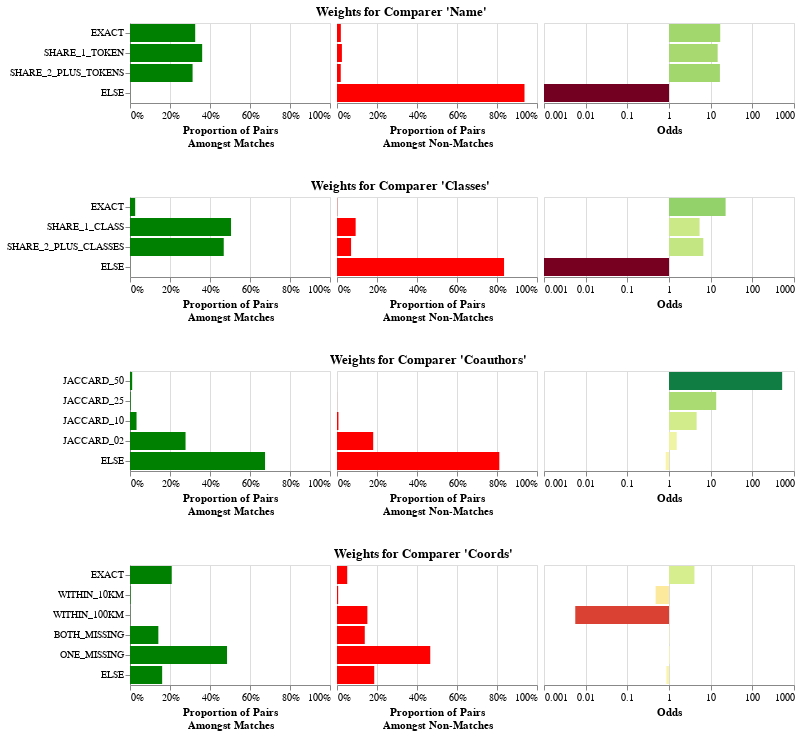

The cell this chart's notebook holds for it:
### Markdown cell above
The result above is the blocked table, with a column added for every `Comparer`.
The value of each column is the level that the record pair matched at.
For example, there is now a "Name" column,
filled with values like "exact", "share 1 token", etc.

Now that we have our features, we can use the Fellegi-Sunter model to train weights
for each of these features. This is a probabilistic model that is based on the concept
of odds. When you see an exact match on name, that increases the odds of a match
by some amount, maybe 10x. When you see a non-match on name, that decreases the odds
of a match by some amount, maybe 0.1x. We can either train this from labeled data,
or we can use unlabeled data using an algorithm called "Expectation Maximization".

### Code cell
weights = mismo.fs.train_using_em(comparers, featured, featured, max_pairs=100_000)
# Can save and load weights
# weights.to_json("weights.json")
# weights = ComparisonWeights.from_json("weights.json")
weights.plot()

### Figure 1 — Vega-Lite specification as saved in the notebook (floating-point values rounded to 4 significant figures)
{"config": {"view": {"continuousWidth": 300, "continuousHeight": 300}}, "vconcat": [{"hconcat": [{"data": {"name": "data-e7cf86186a86348cc55552f7f2551959"}, "mark": {"type": "bar"}, "encoding": {"color": {"value": "green"}, "tooltip": [{"field": "level", "title": "Level", "type": "nominal"}, {"field": "m", "format": "%", "title": "Proportion Amongst Matching Pairs", "type": "quantitative"}, {"field": "u", "format": "%", "title": "Proportion Amongst Non-Matching Pairs", "type": "quantitative"}, {"field": "odds", "format": "f", "title": "Odds", "type": "quantitative"}, {"field": "explanation", "title": "Explanation", "type": "nominal"}], "x": {"axis": {"format": "%"}, "field": "m", "scale": {"domain": [0, 1]}, "title": ["Proportion of Pairs", "Amongst Matches"], "type": "quantitative"}, "y": {"axis": {}, "field": "level", "sort": {"field": "level_order"}, "title": null, "type": "nominal"}}, "name": "view_4", "width": 200}, {"data": {"name": "data-e7cf86186a86348cc55552f7f2551959"}, "mark": {"type": "bar"}, "encoding": {"color": {"value": "red"}, "tooltip": [{"field": "level", "title": "Level", "type": "nominal"}, {"field": "m", "format": "%", "title": "Proportion Amongst Matching Pairs", "type": "quantitative"}, {"field": "u", "format": "%", "title": "Proportion Amongst Non-Matching Pairs", "type": "quantitative"}, {"field": "odds", "format": "f", "title": "Odds", "type": "quantitative"}, {"field": "explanation", "title": "Explanation", "type": "nominal"}], "x": {"axis": {"format": "%"}, "field": "u", "scale": {"domain": [0, 1]}, "title": ["Proportion of Pairs", "Amongst Non-Matches"], "type": "quantitative"}, "y": {"axis": null, "field": "level", "sort": {"field": "level_order"}, "title": null, "type": "nominal"}}, "name": "view_5", "width": 200}, {"data": {"name": "data-e7cf86186a86348cc55552f7f2551959"}, "mark": {"type": "bar"}, "encoding": {"color": {"field": "log_odds", "legend": null, "scale": {"domainMax": 3, "domainMid": 0, "domainMin": -3, "scheme": "redyellowgreen"}, "title": "Log Odds", "type": "quantitative"}, "tooltip": [{"field": "level", "title": "Level", "type": "nominal"}, {"field": "m", "format": "%", "title": "Proportion Amongst Matching Pairs", "type": "quantitative"}, {"field": "u", "format": "%", "title": "Proportion Amongst Non-Matching Pairs", "type": "quantitative"}, {"field": "odds", "format": "f", "title": "Odds", "type": "quantitative"}, {"field": "explanation", "title": "Explanation", "type": "nominal"}], "x": {"axis": {"labelExpr": "pow(10,datum.value)"}, "field": "log_odds", "scale": {"domain": [-3, 3]}, "title": "Odds", "type": "quantitative"}, "y": {"axis": null, "field": "level", "sort": {"field": "level_order"}, "title": null, "type": "nominal"}}, "name": "view_6", "width": 250}], "spacing": 5, "title": {"text": "Weights for Comparer 'Name'", "anchor": "middle"}}, {"hconcat": [{"data": {"name": "data-c527bb8d25ac29eb0f7d6b6f102883e5"}, "mark": {"type": "bar"}, "encoding": {"color": {"value": "green"}, "tooltip": [{"field": "level", "title": "Level", "type": "nominal"}, {"field": "m", "format": "%", "title": "Proportion Amongst Matching Pairs", "type": "quantitative"}, {"field": "u", "format": "%", "title": "Proportion Amongst Non-Matching Pairs", "type": "quantitative"}, {"field": "odds", "format": "f", "title": "Odds", "type": "quantitative"}, {"field": "explanation", "title": "Explanation", "type": "nominal"}], "x": {"axis": {"format": "%"}, "field": "m", "scale": {"domain": [0, 1]}, "title": ["Proportion of Pairs", "Amongst Matches"], "type": "quantitative"}, "y": {"axis": {}, "field": "level", "sort": {"field": "level_order"}, "title": null, "type": "nominal"}}, "name": "view_7", "width": 200}, {"data": {"name": "data-c527bb8d25ac29eb0f7d6b6f102883e5"}, "mark": {"type": "bar"}, "encoding": {"color": {"value": "red"}, "tooltip": [{"field": "level", "title": "Level", "type": "nominal"}, {"field": "m", "format": "%", "title": "Proportion Amongst Matching Pairs", "type": "quantitative"}, {"field": "u", "format": "%", "title": "Proportion Amongst Non-Matching Pairs", "type": "quantitative"}, {"field": "odds", "format": "f", "title": "Odds", "type": "quantitative"}, {"field": "explanation", "title": "Explanation", "type": "nominal"}], "x": {"axis": {"format": "%"}, "field": "u", "scale": {"domain": [0, 1]}, "title": ["Proportion of Pairs", "Amongst Non-Matches"], "type": "quantitative"}, "y": {"axis": null, "field": "level", "sort": {"field": "level_order"}, "title": null, "type": "nominal"}}, "name": "view_8", "width": 200}, {"data": {"name": "data-c527bb8d25ac29eb0f7d6b6f102883e5"}, "mark": {"type": "bar"}, "encoding": {"color": {"field": "log_odds", "legend": null, "scale": {"domainMax": 3, "domainMid": 0, "domainMin": -3, "scheme": "redyellowgreen"}, "title": "Log Odds", "type": "quantitative"}, "tooltip": [{"field": "level", "title": "Level", "type": "nominal"}, {"field": "m", "format": "%", "title": "Proportion Amongst Matching Pairs", "type": "quantitative"}, {"field": "u", "format": "%", "title": "Proportion Amongst Non-Matching Pairs", "type": "quantitative"}, {"field": "odds", "format": "f", "title": "Odds", "type": "quantitative"}, {"field": "explanation", "title": "Explanation", "type": "nominal"}], "x": {"axis": {"labelExpr": "pow(10,datum.value)"}, "field": "log_odds", "scale": {"domain": [-3, 3]}, "title": "Odds", "type": "quantitative"}, "y": {"axis": null, "field": "level", "sort": {"field": "level_order"}, "title": null, "type": "nominal"}}, "name": "view_9", "width": 250}], "spacing": 5, "title": {"text": "Weights for Comparer 'Classes'", "anchor": "middle"}}, {"hconcat": [{"data": {"name": "data-8b69a4341a1500866075b6fc10ba391a"}, "mark": {"type": "bar"}, "encoding": {"color": {"value": "green"}, "tooltip": [{"field": "level", "title": "Level", "type": "nominal"}, {"field": "m", "format": "%", "title": "Proportion Amongst Matching Pairs", "type": "quantitative"}, {"field": "u", "format": "%", "title": "Proportion Amongst Non-Matching Pairs", "type": "quantitative"}, {"field": "odds", "format": "f", "title": "Odds", "type": "quantitative"}, {"field": "explanation", "title": "Explanation", "type": "nominal"}], "x": {"axis": {"format": "%"}, "field": "m", "scale": {"domain": [0, 1]}, "title": ["Proportion of Pairs", "Amongst Matches"], "type": "quantitative"}, "y": {"axis": {}, "field": "level", "sort": {"field": "level_order"}, "title": null, "type": "nominal"}}, "name": "view_10", "width": 200}, {"data": {"name": "data-8b69a4341a1500866075b6fc10ba391a"}, "mark": {"type": "bar"}, "encoding": {"color": {"value": "red"}, "tooltip": [{"field": "level", "title": "Level", "type": "nominal"}, {"field": "m", "format": "%", "title": "Proportion Amongst Matching Pairs", "type": "quantitative"}, {"field": "u", "format": "%", "title": "Proportion Amongst Non-Matching Pairs", "type": "quantitative"}, {"field": "odds", "format": "f", "title": "Odds", "type": "quantitative"}, {"field": "explanation", "title": "Explanation", "type": "nominal"}], "x": {"axis": {"format": "%"}, "field": "u", "scale": {"domain": [0, 1]}, "title": ["Proportion of Pairs", "Amongst Non-Matches"], "type": "quantitative"}, "y": {"axis": null, "field": "level", "sort": {"field": "level_order"}, "title": null, "type": "nominal"}}, "name": "view_11", "width": 200}, {"data": {"name": "data-8b69a4341a1500866075b6fc10ba391a"}, "mark": {"type": "bar"}, "encoding": {"color": {"field": "log_odds", "legend": null, "scale": {"domainMax": 3, "domainMid": 0, "domainMin": -3, "scheme": "redyellowgreen"}, "title": "Log Odds", "type": "quantitative"}, "tooltip": [{"field": "level", "title": "Level", "type": "nominal"}, {"field": "m", "format": "%", "title": "Proportion Amongst Matching Pairs", "type": "quantitative"}, {"field": "u", "format": "%", "title": "Proportion Amongst Non-Matching Pairs", "type": "quantitative"}, {"field": "odds", "format": "f", "title": "Odds", "type": "quantitative"}, {"field": "explanation", "title": "Explanation", "type": "nominal"}], "x": {"axis": {"labelExpr": "pow(10,datum.value)"}, "field": "log_odds", "scale": {"domain": [-3, 3]}, "title": "Odds", "type": "quantitative"}, "y": {"axis": null, "field": "level", "sort": {"field": "level_order"}, "title": null, "type": "nominal"}}, "name": "view_12", "width": 250}], "spacing": 5, "title": {"text": "Weights for Comparer 'Coauthors'", "anchor": "middle"}}, {"hconcat": [{"data": {"name": "data-aefa1831d6008a79494b19db54238140"}, "mark": {"type": "bar"}, "encoding": {"color": {"value": "green"}, "tooltip": [{"field": "level", "title": "Level", "type": "nominal"}, {"field": "m", "format": "%", "title": "Proportion Amongst Matching Pairs", "type": "quantitative"}, {"field": "u", "format": "%", "title": "Proportion Amongst Non-Matching Pairs", "type": "quantitative"}, {"field": "odds", "format": "f", "title": "Odds", "type": "quantitative"}, {"field": "explanation", "title": "Explanation", "type": "nominal"}], "x": {"axis": {"format": "%"}, "field": "m", "scale": {"domain": [0, 1]}, "title": ["Proportion of Pairs", "Amongst Matches"], "type": "quantitative"}, "y": {"axis": {}, "field": "level", "sort": {"field": "level_order"}, "title": null, "type": "nominal"}}, "name": "view_13", "width": 200}, {"data": {"name": "data-aefa1831d6008a79494b19db54238140"}, "mark": {"type": "bar"}, "encoding": {"color": {"value": "red"}, "tooltip": [{"field": "level", "title": "Level", "type": "nominal"}, {"field": "m", "format": "%", "title": "Proportion Amongst Matching Pairs", "type": "quantitative"}, {"field": "u", "format": "%", "title": "Proportion Amongst Non-Matching Pairs", "type": "quantitative"}, {"field": "odds", "format": "f", "title": "Odds", "type": "quantitative"}, {"field": "explanation", "title": "Explanation", "type": "nominal"}], "x": {"axis": {"format": "%"}, "field": "u", "scale": {"domain": [0, 1]}, "title": ["Proportion of Pairs", "Amongst Non-Matches"], "type": "quantitative"}, "y": {"axis": null, "field": "level", "sort": {"field": "level_order"}, "title": null, "type": "nominal"}}, "name": "view_14", "width": 200}, {"data": {"name": "data-aefa1831d6008a79494b19db54238140"}, "mark": {"type": "bar"}, "encoding": {"color": {"field": "log_odds", "legend": null, "scale": {"domainMax": 3, "domainMid": 0, "domainMin": -3, "scheme": "redyellowgreen"}, "title": "Log Odds", "type": "quantitative"}, "tooltip": [{"field": "level", "title": "Level", "type": "nominal"}, {"field": "m", "format": "%", "title": "Proportion Amongst Matching Pairs", "type": "quantitative"}, {"field": "u", "format": "%", "title": "Proportion Amongst Non-Matching Pairs", "type": "quantitative"}, {"field": "odds", "format": "f", "title": "Odds", "type": "quantitative"}, {"field": "explanation", "title": "Explanation", "type": "nominal"}], "x": {"axis": {"labelExpr": "pow(10,datum.value)"}, "field": "log_odds", "scale": {"domain": [-3, 3]}, "title": "Odds", "type": "quantitative"}, "y": {"axis": null, "field": "level", "sort": {"field": "level_order"}, "title": null, "type": "nominal"}}, "name": "view_15", "width": 250}], "spacing": 5, "title": {"text": "Weights for Comparer 'Coords'", "anchor": "middle"}}], "params": [{"name": "param_4", "select": {"type": "interval", "encodings": ["x", "y"]}, "bind": "scales", "views": ["view_4", "view_5", "view_6", "view_7", "view_8", "view_9", "view_10", "view_11", "view_12", "view_13", "view_14", "view_15"]}], "spacing": 30, "$schema": "https://vega.github.io/schema/vega-lite/v5.20.1.json", "datasets": {"data-e7cf86186a86348cc55552f7f2551959": [{"level": "EXACT", "m": 0.326, "u": 0.01922, "odds": 16.96, "log_odds": 1.229, "level_order": 0, "explanation": "Seeing this level makes the odds of a match 16.962 times more likely"}, {"level": "SHARE_1_TOKEN", "m": 0.3608, "u": 0.02454, "odds": 14.71, "log_odds": 1.167, "level_order": 1, "explanation": "Seeing this level makes the odds of a match 14.705 times more likely"}, {"level": "SHARE_2_PLUS_TOKENS", "m": 0.313, "u": 0.01876, "odds": 16.68, "log_odds": 1.222, "level_order": 2, "explanation": "Seeing this level makes the odds of a match 16.684 times more likely"}, {"level": "ELSE", "m": 0.0002138, "u": 0.9375, "odds": 0.000228, "log_odds": -3.642, "level_order": 3, "explanation": "Seeing this level makes the odds of a match 4,385.561 times less likely"}], "data-c527bb8d25ac29eb0f7d6b6f102883e5": [{"level": "EXACT", "m": 0.02587, "u": 0.001133, "odds": 22.83, "log_odds": 1.359, "level_order": 0, "explanation": "Seeing this level makes the odds of a match 22.835 times more likely"}, {"level": "SHARE_1_CLASS", "m": 0.5052, "u": 0.09327, "odds": 5.417, "log_odds": 0.7337, "level_order": 1, "explanation": "Seeing this level makes the odds of a match 5.417 times more likely"}, {"level": "SHARE_2_PLUS_CLASSES", "m": 0.4687, "u": 0.07034, "odds": 6.663, "log_odds": 0.8237, "level_order": 2, "explanation": "Seeing this level makes the odds of a match 6.663 times more likely"}, {"level": "ELSE", "m": 0.0002138, "u": 0.8353, "odds": 0.000256, "log_odds": -3.592, "level_order": 3, "explanation": "Seeing this level makes the odds of a match 3,906.487 times less likely"}], "data-8b69a4341a1500866075b6fc10ba391a": [{"level": "JACCARD_50", "m": 0.0109, "u": 2.098e-05, "odds": 519.7, "log_odds": 2.716, "level_order": 0, "explanation": "Seeing this level makes the odds of a match 519.721 times more likely"}, {"level": "JACCARD_25", "m": 0.003421, "u": 0.0002518, "odds": 13.59, "log_odds": 1.133, "level_order": 1, "explanation": "Seeing this level makes the odds of a match 13.587 times more likely"}, {"level": "JACCARD_10", "m": 0.03271, "u": 0.007113, "odds": 4.599, "log_odds": 0.6627, "level_order": 2, "explanation": "Seeing this level makes the odds of a match 4.599 times more likely"}, {"level": "JACCARD_02", "m": 0.2777, "u": 0.181, "odds": 1.534, "log_odds": 0.1859, "level_order": 3, "explanation": "Seeing this level makes the odds of a match 1.534 times more likely"}, {"level": "ELSE", "m": 0.6752, "u": 0.8116, "odds": 0.832, "log_odds": -0.0799, "level_order": 4, "explanation": "Seeing this level makes the odds of a match 1.202 times less likely"}], "data-aefa1831d6008a79494b19db54238140": [{"level": "EXACT", "m": 0.2087, "u": 0.05111, "odds": 4.083, "log_odds": 0.611, "level_order": 0, "explanation": "Seeing this level makes the odds of a match 4.083 times more likely"}, {"level": "WITHIN_10KM", "m": 0.00278, "u": 0.005822, "odds": 0.4774, "log_odds": -0.3211, "level_order": 1, "explanation": "Seeing this level makes the odds of a match 2.095 times less likely"}, {"level": "WITHIN_100KM", "m": 0.0008552, "u": 0.1519, "odds": 0.005631, "log_odds": -2.249, "level_order": 2, "explanation": "Seeing this level makes the odds of a match 177.602 times less likely"}, {"level": "BOTH_MISSING", "m": 0.1418, "u": 0.1388, "odds": 1.021, "log_odds": 0.009053, "level_order": 3, "explanation": "Seeing this level makes the odds of a match 1.021 times more likely"}, {"level": "ONE_MISSING", "m": 0.4851, "u": 0.4662, "odds": 1.041, "log_odds": 0.01732, "level_order": 4, "explanation": "Seeing this level makes the odds of a match 1.041 times more likely"}, {"level": "ELSE", "m": 0.1608, "u": 0.1862, "odds": 0.8637, "log_odds": -0.06365, "level_order": 5, "explanation": "Seeing this level makes the odds of a match 1.158 times less likely"}]}}
